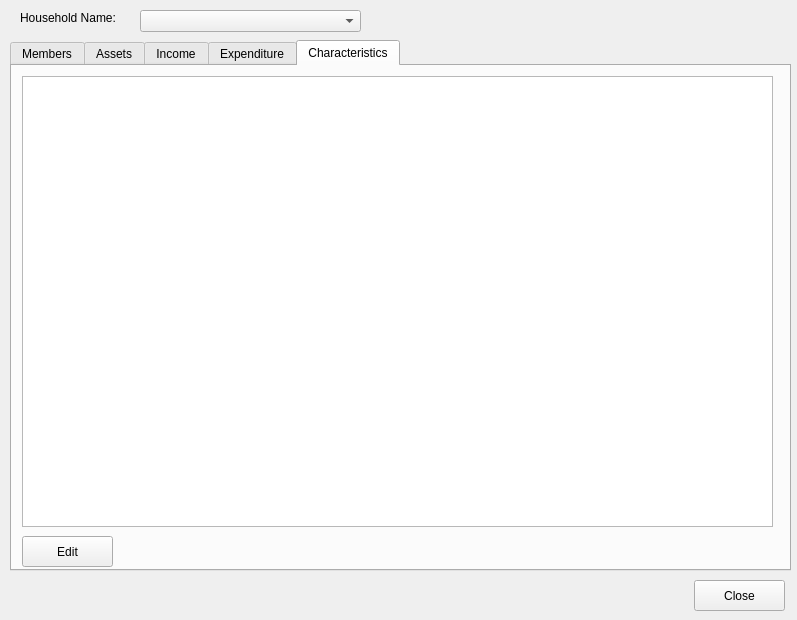
<?xml version="1.0" encoding="UTF-8"?>
<ui version="4.0">
 <class>HouseholdData</class>
 <widget class="QWidget" name="HouseholdData">
  <property name="geometry">
   <rect>
    <x>0</x>
    <y>0</y>
    <width>797</width>
    <height>620</height>
   </rect>
  </property>
  <property name="minimumSize">
   <size>
    <width>797</width>
    <height>620</height>
   </size>
  </property>
  <property name="windowTitle">
   <string>Household Data</string>
  </property>
  <widget class="QTabWidget" name="tabHouseHold">
   <property name="geometry">
    <rect>
     <x>10</x>
     <y>40</y>
     <width>781</width>
     <height>531</height>
    </rect>
   </property>
   <property name="currentIndex">
    <number>4</number>
   </property>
   <widget class="QWidget" name="tabHouseHoldMembers">
    <attribute name="title">
     <string>Members</string>
    </attribute>
    <widget class="QTableView" name="tblMembers">
     <property name="geometry">
      <rect>
       <x>10</x>
       <y>10</y>
       <width>751</width>
       <height>451</height>
      </rect>
     </property>
    </widget>
    <widget class="QPushButton" name="cmdAddMember">
     <property name="geometry">
      <rect>
       <x>10</x>
       <y>470</y>
       <width>91</width>
       <height>31</height>
      </rect>
     </property>
     <property name="text">
      <string>Add</string>
     </property>
    </widget>
    <widget class="QPushButton" name="cmdEditMember">
     <property name="geometry">
      <rect>
       <x>110</x>
       <y>470</y>
       <width>91</width>
       <height>31</height>
      </rect>
     </property>
     <property name="text">
      <string>Edit</string>
     </property>
    </widget>
    <widget class="QPushButton" name="cmdDelMember">
     <property name="geometry">
      <rect>
       <x>210</x>
       <y>470</y>
       <width>91</width>
       <height>31</height>
      </rect>
     </property>
     <property name="text">
      <string>Delete</string>
     </property>
    </widget>
   </widget>
   <widget class="QWidget" name="tabHouseholdAssets">
    <attribute name="title">
     <string>Assets</string>
    </attribute>
    <widget class="QTableView" name="tblAssets">
     <property name="geometry">
      <rect>
       <x>10</x>
       <y>10</y>
       <width>751</width>
       <height>451</height>
      </rect>
     </property>
    </widget>
    <widget class="QPushButton" name="cmdAddAsset">
     <property name="geometry">
      <rect>
       <x>10</x>
       <y>470</y>
       <width>91</width>
       <height>31</height>
      </rect>
     </property>
     <property name="text">
      <string>Add</string>
     </property>
    </widget>
    <widget class="QPushButton" name="cmdEditAsset">
     <property name="geometry">
      <rect>
       <x>110</x>
       <y>470</y>
       <width>91</width>
       <height>31</height>
      </rect>
     </property>
     <property name="text">
      <string>Edit</string>
     </property>
    </widget>
    <widget class="QPushButton" name="cmdDelAsset">
     <property name="geometry">
      <rect>
       <x>210</x>
       <y>470</y>
       <width>91</width>
       <height>31</height>
      </rect>
     </property>
     <property name="text">
      <string>Delete</string>
     </property>
    </widget>
   </widget>
   <widget class="QWidget" name="tabHouseholdIncome">
    <attribute name="title">
     <string>Income</string>
    </attribute>
    <widget class="QTableView" name="tblIncome">
     <property name="geometry">
      <rect>
       <x>10</x>
       <y>10</y>
       <width>751</width>
       <height>451</height>
      </rect>
     </property>
    </widget>
    <widget class="QPushButton" name="cmdAddIncome">
     <property name="geometry">
      <rect>
       <x>10</x>
       <y>470</y>
       <width>91</width>
       <height>31</height>
      </rect>
     </property>
     <property name="text">
      <string>Add</string>
     </property>
    </widget>
    <widget class="QPushButton" name="cmdEditIncome">
     <property name="geometry">
      <rect>
       <x>110</x>
       <y>470</y>
       <width>91</width>
       <height>31</height>
      </rect>
     </property>
     <property name="text">
      <string>Edit</string>
     </property>
    </widget>
    <widget class="QPushButton" name="pushButton_6">
     <property name="geometry">
      <rect>
       <x>210</x>
       <y>470</y>
       <width>91</width>
       <height>31</height>
      </rect>
     </property>
     <property name="text">
      <string>Delete</string>
     </property>
    </widget>
   </widget>
   <widget class="QWidget" name="tabHouseholdExpenditure">
    <attribute name="title">
     <string>Expenditure</string>
    </attribute>
    <widget class="QTableView" name="tblExpenditure">
     <property name="geometry">
      <rect>
       <x>10</x>
       <y>10</y>
       <width>751</width>
       <height>451</height>
      </rect>
     </property>
    </widget>
    <widget class="QPushButton" name="cmdAddExpenditure">
     <property name="geometry">
      <rect>
       <x>10</x>
       <y>470</y>
       <width>91</width>
       <height>31</height>
      </rect>
     </property>
     <property name="text">
      <string>Add</string>
     </property>
    </widget>
    <widget class="QPushButton" name="cmdEditExpenditure">
     <property name="geometry">
      <rect>
       <x>110</x>
       <y>470</y>
       <width>91</width>
       <height>31</height>
      </rect>
     </property>
     <property name="text">
      <string>Edit</string>
     </property>
    </widget>
    <widget class="QPushButton" name="cmdDelExpenditure">
     <property name="geometry">
      <rect>
       <x>210</x>
       <y>470</y>
       <width>91</width>
       <height>31</height>
      </rect>
     </property>
     <property name="text">
      <string>Delete</string>
     </property>
    </widget>
   </widget>
   <widget class="QWidget" name="tabHouseholdCharacteristics">
    <attribute name="title">
     <string>Characteristics</string>
    </attribute>
    <widget class="QTableView" name="tblCharacteristics">
     <property name="geometry">
      <rect>
       <x>10</x>
       <y>10</y>
       <width>751</width>
       <height>451</height>
      </rect>
     </property>
    </widget>
    <widget class="QPushButton" name="cmdEditCharacteristic">
     <property name="geometry">
      <rect>
       <x>10</x>
       <y>470</y>
       <width>91</width>
       <height>31</height>
      </rect>
     </property>
     <property name="text">
      <string>Edit</string>
     </property>
    </widget>
   </widget>
  </widget>
  <widget class="QPushButton" name="cmdClose">
   <property name="geometry">
    <rect>
     <x>694</x>
     <y>580</y>
     <width>91</width>
     <height>31</height>
    </rect>
   </property>
   <property name="text">
    <string>Close</string>
   </property>
  </widget>
  <widget class="QComboBox" name="cboHouseholdNumber">
   <property name="geometry">
    <rect>
     <x>140</x>
     <y>10</y>
     <width>221</width>
     <height>22</height>
    </rect>
   </property>
  </widget>
  <widget class="QLabel" name="label">
   <property name="geometry">
    <rect>
     <x>20</x>
     <y>10</y>
     <width>111</width>
     <height>16</height>
    </rect>
   </property>
   <property name="text">
    <string>Household Name:</string>
   </property>
  </widget>
 </widget>
 <resources/>
 <connections/>
</ui>
